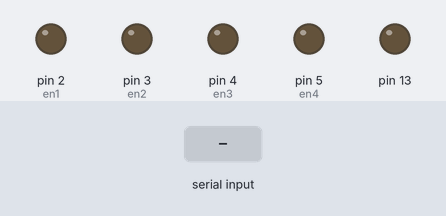
Recording of a sketch running on a simulated Arduino Uno, built with avr-gcc and run on an emulated ATmega328P. Parts: output pins drawn as LEDs (lit = HIGH). Inputs (shaded band) come from the test bench.

Above: at 1.2 s.
1.3 s: "3" received over the second serial link
At 2.4 s:
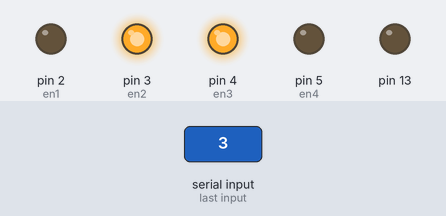
2.8 s: "5" received over the second serial link
At 3.6 s:
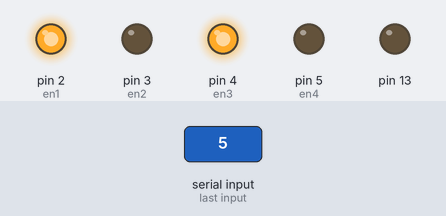
4.3 s: "2" received over the second serial link
At 4.7 s:
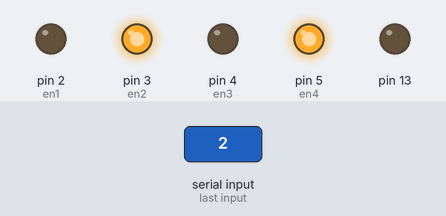
5.8 s: "4" received over the second serial link
At 7.0 s:
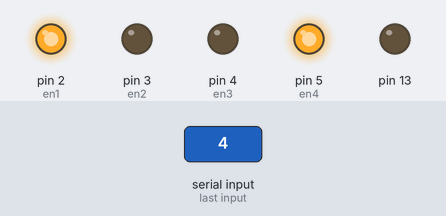
7.3 s: "1" received over the second serial link
At 8.2 s:
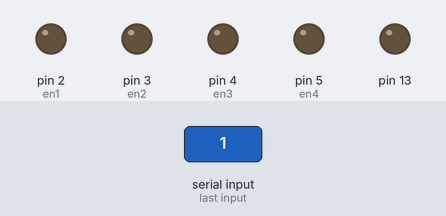
Timing chart, 0 to 9.8 s (numbered marks = the images above; inputs shaded):
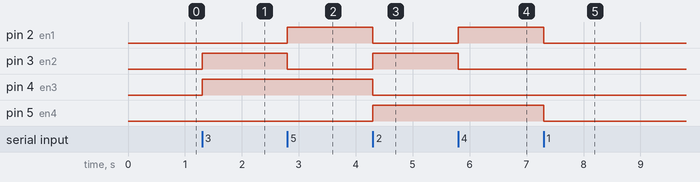

The sketch:

ALLterrain.ino
```cpp
//Rayen Lahmar
#include <SoftwareSerial.h>
SoftwareSerial MyBlue(10, 11);
int inputByte ;
int en1=2;
int en2=3;
int en3=4;
int en4=5;


void setup() {
  Serial.begin(9600);
  MyBlue.begin(9600);
  pinMode(13, OUTPUT);
  pinMode(en1, OUTPUT);
  pinMode(en2, OUTPUT);
  pinMode(en3, OUTPUT);
  pinMode(en4, OUTPUT);


}

void loop() {
  if (MyBlue.available() > 0) {
    inputByte = MyBlue.read();
    stop();
    switch(inputByte){
      case 51:
       avant();
       break;
      case 53 :
       right();
       break;
      case 50:
       left();
       break;
      case 52:
       arriere();
       break;
      case 49:
        stop();
        break;
    }

    }


    }
  void avant()
  {
  digitalWrite(en1,LOW);
  digitalWrite(en2,HIGH);
  digitalWrite(en3,HIGH);
  digitalWrite(en4,LOW);

  }
   void arriere()
  {
  digitalWrite(en2,LOW);
  digitalWrite(en1,HIGH);
  digitalWrite(en4,HIGH);
  digitalWrite(en3,LOW);
  delay(100);
  }


void right()
  {
  digitalWrite(en1,HIGH);
  digitalWrite(en2,LOW);
  digitalWrite(en3,HIGH);
  digitalWrite(en4,LOW);

  }
   void left()
  {
  digitalWrite(en2,HIGH);
  digitalWrite(en1,LOW);
  digitalWrite(en4,HIGH);
  digitalWrite(en3,LOW);

  }
     void stop()
  {
   digitalWrite(en1,LOW);
        digitalWrite(en2,LOW);
        digitalWrite(en3,LOW);
        digitalWrite(en4,LOW);

  }
```

Measured:
- after the input at 1.3 s, pin 3 (en2), pin 4 (en3): LOW → HIGH at once
- after the input at 2.8 s, pin 2 (en1): LOW → HIGH at once; pin 3 (en2): HIGH → LOW at once
- after the input at 4.3 s, pin 2 (en1), pin 4 (en3): HIGH → LOW at once; pin 3 (en2), pin 5 (en4): LOW → HIGH at once
- after the input at 5.8 s, pin 2 (en1): LOW → HIGH at once; pin 3 (en2): HIGH → LOW at once
- after the input at 7.3 s, pin 2 (en1), pin 5 (en4): HIGH → LOW at once
